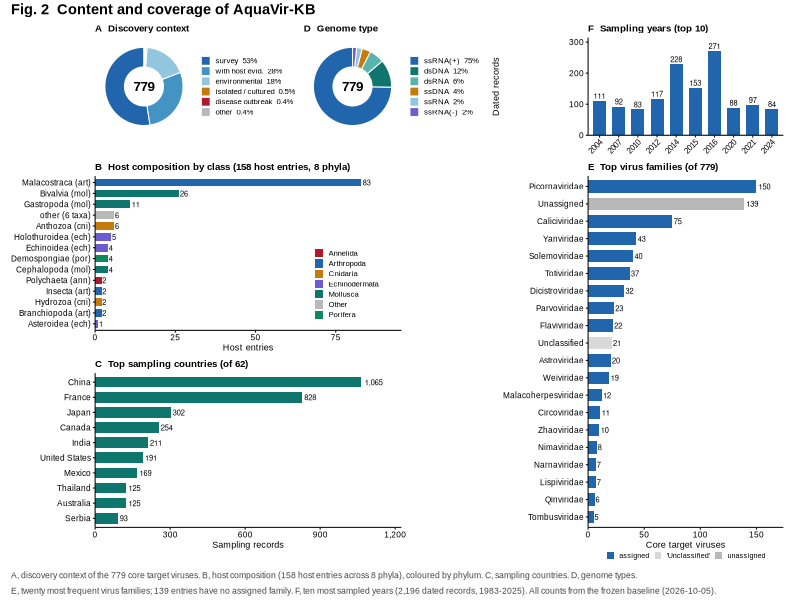
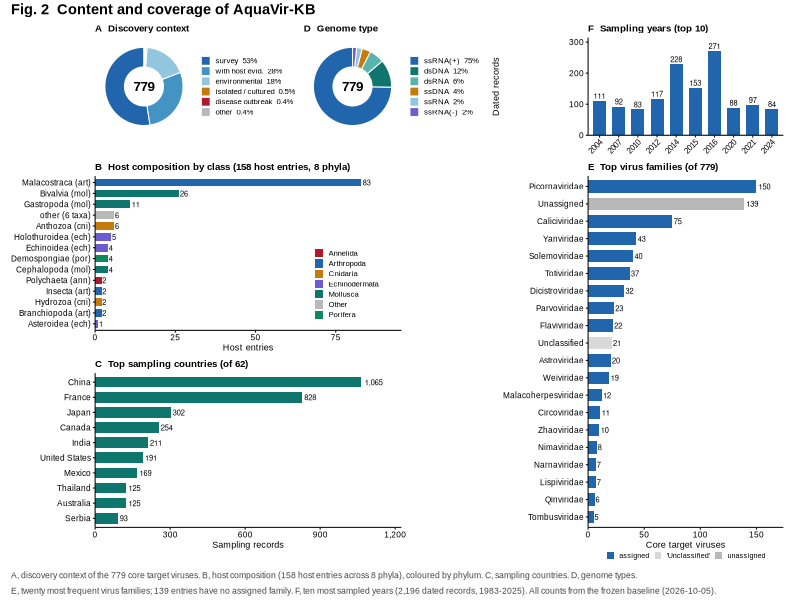
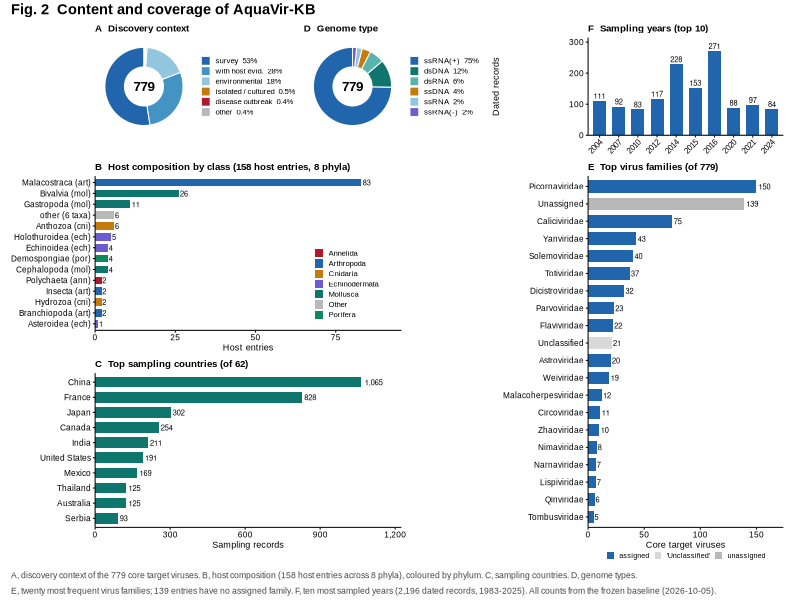
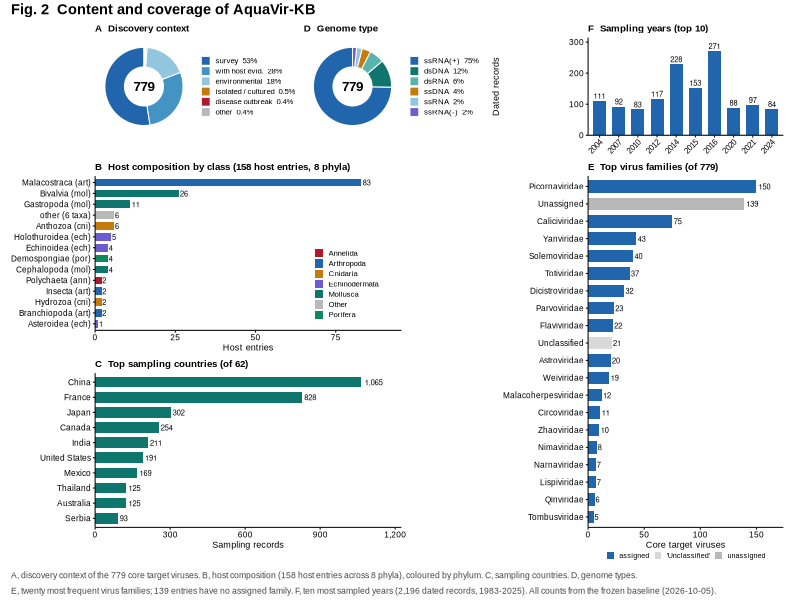

Write R code to recreate these figures, in order.
# Fig 2. Content and coverage of AquaVir-KB (iMetaOmics) -- R build.
# Same figure contract as the Python build; R-only rendering (ggplot2 + patchwork).
# Numbers verbatim from TRUTH_TABLE_FIGURES_20261005.md sec.3.
suppressPackageStartupMessages({
  library(ggplot2); library(patchwork); library(dplyr)
  library(scales); library(svglite); library(ragg); library(grid)
})

OUT <- "D:/桌面/AquaVir_Figures_20261005/Fig2"   # canonical submission figure dir

BLUE <- "#2166ac"; BLUE_M <- "#4393c3"; BLUE_L <- "#92c5de"
TEAL <- "#0f766e"; TEAL_L <- "#5ab4ac"; AMBER <- "#c57b0b"
PURPLE <- "#6d5bd0"; GREEN <- "#0f8a5f"; RED <- "#b2182b"
GREY <- "#b8b8b8"; GREY_L <- "#d9d9d9"; GREY_D <- "#8b96a3"

base_theme <- theme_classic(base_size = 6.5, base_family = "Arial") +
  theme(
    axis.line   = element_line(linewidth = 0.35, colour = "black"),
    axis.ticks  = element_line(linewidth = 0.35, colour = "black"),
    axis.title  = element_text(size = 6.5),
    axis.text   = element_text(size = 6, colour = "black"),
    plot.title  = element_text(size = 7, face = "bold", hjust = 0, margin = margin(b = 3)),
    legend.title = element_blank(),
    legend.text = element_text(size = 5.6),
    legend.key.size = unit(0.26, "cm"),
    legend.margin = margin(0, 0, 0, 0),
    legend.spacing.y = unit(0.02, "cm"),
    plot.margin = margin(3, 6, 3, 4),
    panel.grid  = element_blank()
  )
theme_set(base_theme)

# ---- data -------------------------------------------------------------------
DISCOVERY <- data.frame(
  lab = c("survey", "with host evid.", "environmental", "isolated / cultured", "disease outbreak", "other"),
  n   = c(409, 221, 139, 4, 3, 3))
GENOME <- data.frame(
  lab = c("ssRNA(+)", "dsDNA", "dsRNA", "ssDNA", "ssRNA", "ssRNA(-)"),
  n   = c(582, 90, 48, 28, 18, 13))
YEARS <- data.frame(
  year = c(2016,2014,2015,2012,2004,2021,2007,2020,2024,2010),
  n    = c(271,228,153,117,111,97,92,88,84,83))
HOSTS <- data.frame(
  class  = c("Malacostraca","Bivalvia","Gastropoda","Anthozoa","Holothuroidea","Echinoidea",
             "Cephalopoda","Demospongiae","Polychaeta","Branchiopoda","Insecta","Hydrozoa",
             "Asteroidea","other (6 taxa)"),
  n      = c(83,26,11,6,5,4,4,4,2,2,2,2,1,6),
  phylum = c("Arthropoda","Mollusca","Mollusca","Cnidaria","Echinodermata","Echinodermata",
             "Mollusca","Porifera","Annelida","Arthropoda","Arthropoda","Cnidaria",
             "Echinodermata","Other"))
COUNTRIES <- data.frame(
  country = c("China","France","Japan","Canada","India","United States","Mexico","Australia","Thailand","Serbia"),
  n = c(1065,828,302,254,211,191,169,125,125,93))
FAMILIES <- data.frame(
  fam = c("Picornaviridae","Unassigned","Caliciviridae","Yanviridae","Solemoviridae","Totiviridae",
          "Dicistroviridae","Parvoviridae","Flaviviridae","Unclassified","Astroviridae","Weiviridae",
          "Malacoherpesviridae","Circoviridae","Zhaoviridae","Nimaviridae","Narnaviridae","Lispiviridae",
          "Qinviridae","Tombusviridae"),
  n = c(150,139,75,43,40,37,32,23,22,21,20,19,12,11,10,8,7,7,6,5),
  kind = c("A","U","A","A","A","A","A","A","A","C","A","A","A","A","A","A","A","A","A","A"))
PHY_COL <- c(Arthropoda=BLUE, Mollusca=TEAL, Cnidaria=AMBER, Echinodermata=PURPLE,
             Porifera=GREEN, Annelida=RED, Other=GREY)

# ---- donut ------------------------------------------------------------------
donut <- function(d, cols, title) {
  d$lab <- factor(d$lab, levels = d$lab)
  tot <- sum(d$n)
  pv <- d$n / tot * 100
  # non-zero categories below 1% must not read as "0%": one decimal place for those
  pct <- ifelse(pv > 0 & pv < 1,
                sprintf("%s  %.1f%%", as.character(d$lab), pv),
                sprintf("%s  %.0f%%", as.character(d$lab), pv))
  ggplot(d, aes(x = 2, y = n, fill = lab)) +
    geom_col(width = 1, colour = "white", linewidth = 0.35) +
    scale_fill_manual(values = setNames(cols, levels(d$lab)), labels = pct) +
    coord_polar(theta = "y", start = 0) +
    xlim(0.5, 2.5) +
    annotate("text", x = 0.5, y = 0, label = "779", size = 3.4, fontface = "bold", family = "Arial") +
    labs(title = title) +
    theme_void(base_size = 6.5, base_family = "Arial") +
    theme(plot.title = element_text(size = 7, face = "bold", hjust = 0, margin = margin(b = 2)),
          legend.title = element_blank(),
          legend.text = element_text(size = 5.6),
          legend.key.size = unit(0.26, "cm"),
          legend.margin = margin(0, 0, 0, 0),
          legend.spacing.y = unit(0.02, "cm"),
          plot.margin = margin(3, 3, 3, 3))
}

pA <- donut(DISCOVERY, c(BLUE, BLUE_M, BLUE_L, AMBER, RED, GREY), "A  Discovery context")
pD <- donut(GENOME, c(BLUE, TEAL, TEAL_L, AMBER, BLUE_L, PURPLE), "D  Genome type")

# ---- F: sampling years ------------------------------------------------------
pF <- ggplot(YEARS, aes(x = factor(year, levels = sort(year)), y = n)) +
  geom_col(fill = BLUE, width = 0.68) +
  geom_text(aes(label = n), vjust = -0.35, size = 1.9) +
  scale_y_continuous(expand = expansion(mult = c(0, 0.16))) +
  labs(title = "F  Sampling years (top 10)",
       x = NULL, y = "Dated records") +
  theme(axis.text.x = element_text(angle = 45, hjust = 1, size = 5.8))

# ---- B: host composition ----------------------------------------------------
pB <- HOSTS %>%
  mutate(lab = ifelse(phylum == "Other", class,
                      paste0(class, " (", tolower(substr(phylum, 1, 3)), ")"))) %>%
  ggplot(aes(x = reorder(lab, n), y = n, fill = phylum)) +
  geom_col(width = 0.7) +
  geom_text(aes(label = n), hjust = -0.18, size = 1.9) +
  coord_flip() +
  scale_fill_manual(values = PHY_COL) +
  scale_y_continuous(expand = expansion(mult = c(0, 0.15))) +
  labs(title = "B  Host composition by class (158 host entries, 8 phyla)",
       x = NULL, y = "Host entries") +
  theme(axis.text.y = element_text(size = 5.9), legend.position = c(0.82, 0.30))

# ---- E: top families --------------------------------------------------------
pE <- FAMILIES %>%
  mutate(fam = factor(fam, levels = rev(fam))) %>%
  ggplot(aes(x = fam, y = n, fill = kind)) +
  geom_col(width = 0.72) +
  geom_text(aes(label = n), hjust = -0.18, size = 1.9) +
  coord_flip() +
  scale_fill_manual(values = c(A = BLUE, U = GREY, C = GREY_L),
                    labels = c(A = "assigned", U = "unassigned", C = "'Unclassified'")) +
  scale_y_continuous(expand = expansion(mult = c(0, 0.16))) +
  labs(title = "E  Top virus families (of 779)", x = NULL, y = "Core target viruses") +
  theme(axis.text.y = element_text(size = 5.9),
        legend.position = "bottom", legend.direction = "horizontal",
        legend.key.size = unit(0.22, "cm"), legend.text = element_text(size = 5.2),
        legend.margin = margin(0, 0, 0, 0), legend.box.spacing = unit(0.04, "cm"),
        legend.box.margin = margin(0, 0, 0, 0))

# ---- C: countries -----------------------------------------------------------
pC <- COUNTRIES %>%
  ggplot(aes(x = reorder(country, n), y = n)) +
  geom_col(fill = TEAL, width = 0.7) +
  geom_text(aes(label = comma(n)), hjust = -0.18, size = 1.9) +
  coord_flip() +
  scale_y_continuous(expand = expansion(mult = c(0, 0.15)), labels = comma) +
  labs(title = "C  Top sampling countries (of 62)", x = NULL, y = "Sampling records")

# ---- assemble ---------------------------------------------------------------
design <- "ADFF
BBEE
CCEE"
fig <- wrap_plots(pA, pB, pC, pD, pE, pF) +   # order A..F maps design letters
  plot_layout(design = design) +
  plot_annotation(
    title = "Fig. 2  Content and coverage of AquaVir-KB",
    caption = paste0(
      "A, discovery context of the 779 core target viruses. B, host composition (158 host entries across 8 phyla), coloured by phylum. C, sampling countries. D, genome types.\n",
      "E, twenty most frequent virus families; 139 entries have no assigned family. F, ten most sampled years (2,196 dated records, 1983-2025). All counts from the frozen baseline (2026-10-05)."),
    theme = theme(
      plot.title = element_text(size = 10.5, face = "bold", hjust = 0, family = "Arial"),
      plot.caption = element_text(size = 6.2, hjust = 0, colour = "#444444", family = "Arial",
                                  margin = margin(t = 6), lineheight = 1.5)))

W <- 7.8; H <- 5.9
svglite(file.path(OUT, "Fig2_content_coverage_R.svg"), width = W, height = H)
print(fig); dev.off()
cairo_pdf(file.path(OUT, "Fig2_content_coverage_R.pdf"), width = W, height = H, family = "Arial")
print(fig); dev.off()
agg_tiff(file.path(OUT, "Fig2_content_coverage_R.tiff"), width = W, height = H, units = "in", res = 600)
print(fig); dev.off()
agg_png(file.path(OUT, "Fig2_content_coverage_R.png"), width = W, height = H, units = "in", res = 300)
print(fig); dev.off()
cat("saved R figure\n")
